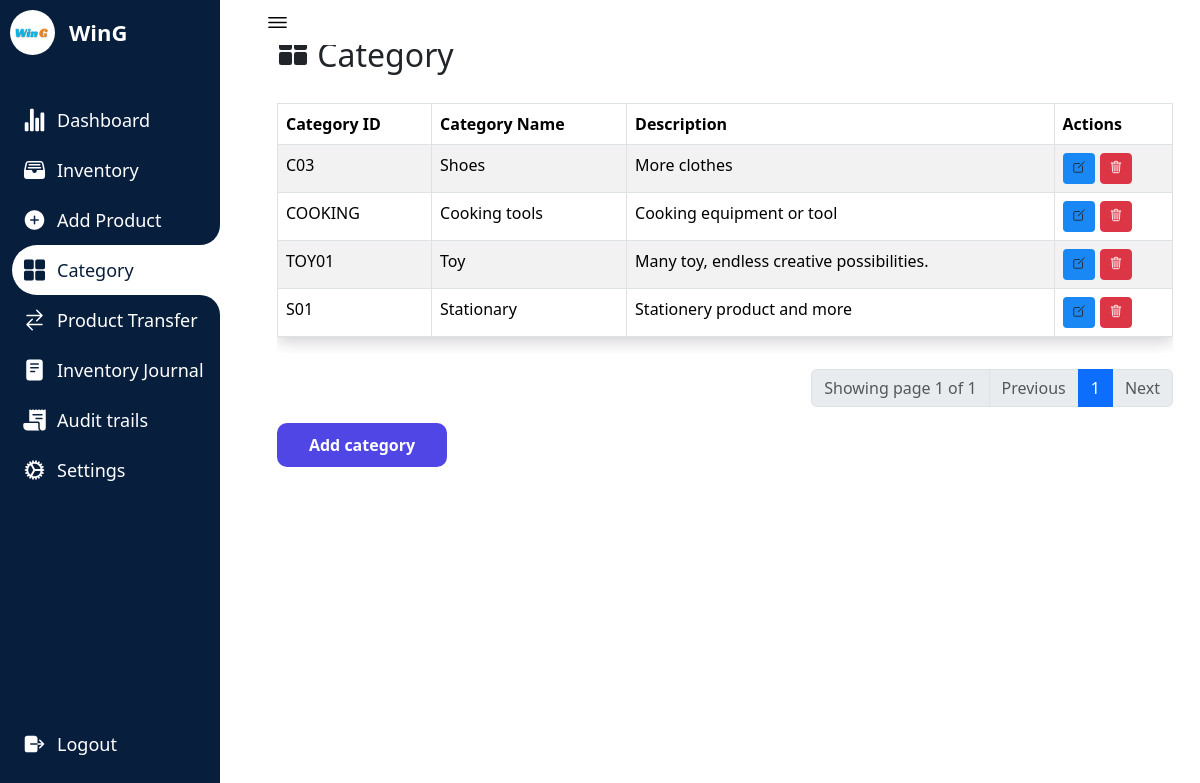
The page /Category.php (signed in) on the database its author committed.
### tables this page shows
CREATE TABLE IF NOT EXISTS `companyprofile` (
  `id` int(11) NOT NULL AUTO_INCREMENT,
  `name` varchar(250) NOT NULL,
  `profilepicture` varchar(1000) DEFAULT NULL,
  PRIMARY KEY (`id`)
);

CREATE TABLE IF NOT EXISTS `category` (
  `categoryid` varchar(250) NOT NULL,
  `categoryname` varchar(250) NOT NULL,
  `categorydescription` varchar(250) NOT NULL,
  PRIMARY KEY (`categoryid`)
);

### Category.php (the view, shortened to what this page needs)
<?php
require_once "config.php";
$companyId = 1;
$query = "SELECT * FROM companyprofile WHERE id = ?";
$stmt = mysqli_prepare($conn, $query);
mysqli_stmt_bind_param($stmt, "i", $companyId);
mysqli_stmt_execute($stmt);
$result = mysqli_stmt_get_result($stmt);
$companyProfile = mysqli_fetch_assoc($result);
$companyProfileImagePath = $companyProfile['profilepicture'];
$companyName = $companyProfile['name'];
?>
<!DOCTYPE html>
<html lang="en">
<head>
    <link rel="stylesheet" href="testin3.css">
    <link href="https://cdn.jsdelivr.net/npm/bootstrap@5.3.1/dist/css/bootstrap.min.css" rel="stylesheet">
</head>
<nav>
<div class="logo">
<div class="logo-image">
    <?php
    if (!empty($companyProfileImagePath)) {
        echo '<img src="' . $companyProfileImagePath . '" alt="Company Logo" class="logoimage">';
    } else {
        echo '<img src="path/to/placeholder/image.jpg" alt="No Image" style="">';
    }
    ?>
</div>
    <div class="logo-name">
    <?php echo $companyName; ?>
    </div>
</div>
        <div class="menu-items">
            <ul class="navLinks">
            <li class="navList">
    <a href="Dashboard.php">
    <ion-icon name="stats-chart"></ion-icon>
        <span class="links">Dashboard</span>
    </a>
</li>
<li class="navList">
    <a href="Inventory.php">
        <ion-icon name="file-tray-full"></ion-icon>
        <span class="links">Inventory</span>
    </a>
</li>
<li class="navList">
    <a href="Product.php">
        <ion-icon name="add-circle"></ion-icon>
        <span class="links">Add Product</span>
    </a>
</li>
    <li class="navList active">
        <a href="Category.php">
            <ion-icon name="grid"></ion-icon>
            <span class="links">Category</span>
        </a>
    </li>
    <li class="navList">
        <a href="Order.php">
        <ion-icon name="swap-horizontal"></ion-icon>
            <span class="links">Product Transfer</span>
        </a>
    </li>
    <li class="navList">
        <a href="Reports.php">
            <ion-icon name="reader"></ion-icon>
            <span class="links">Inventory Journal</span>
        </a>
    </li>
    <li class="navList">
        <a href="audittrails.php">
        <ion-icon name="receipt"></ion-icon>
            <span class="links">Audit trails</span>
        </a>
    </li>
    <li class="navList">
        <a href="Settings.php">
            <ion-icon name="cog"></ion-icon>
            <span class="links">Settings</span>
        </a>
    </li>
            </ul>
            <ul class="bottom-link">
                <li>
                <a href="logout.php">
                    <ion-icon name="log-out"></ion-icon>
                    <span class="links">Logout</span>
                </a>
                </li>
        </div>
    </nav>
    <section class="dashboard">
        <div class="top">
            <ion-icon class="navToggle" name="menu-outline"></ion-icon>
        </div>
         <div class="content-wrapper">
            <div class="container">
                <div class="row">
                    <div class="col-lg-12 col-offset-2">
                        <div class="page-header">
                            <h2><ion-icon name="grid"></ion-icon>     Category</h2>
                        </div>
        <div class="row">
            <div class="col-md-12">
                <div class="table-responsive" style="margin-top:20px;">
                    <table class="table table-bordered table-striped">
                        <thead>
                            <th>Category ID</th>
                            <th>Category Name</th>
                            <th>Description</th>
                            <th>Actions</th>
                        </thead>
                        <tbody>
                            <?php
                            require_once "config.php";
                            if(isset($_GET['page_no']) && $_GET['page_no']!=""){
                                $page_no=$_GET['page_no'];
                            }else{
                                $page_no=1;
                            }
                            $total_records_per_page=8;
                            $offset=($page_no-1)* $total_records_per_page;
                            $previous_page=$page_no-1;
                            $next_page=$page_no+1;
                            $result_count=mysqli_query($conn,"SELECT COUNT(*) as total_records FROM category");
                            $total_records=mysqli_fetch_array($result_count);
                            $total_records=$total_records['total_records'];
                            $total_no_of_pages=ceil($total_records / $total_records_per_page);
                            $sql=mysqli_query($conn, "SELECT * FROM category LIMIT $offset, $total_records_per_page");
                            $row=mysqli_num_rows($sql);
                            if($row >0){
                                while($row =mysqli_fetch_array($sql)){
                                    ?>
                                    <tr>
                                        <td><?php echo $row['categoryid'];?></td>
                                        <td><?php echo $row['categoryname'];?></td>
                                        <td><?php echo $row['categorydescription'];?></td>
                                        <td>
                                            <a href="editcategory.php?editid=<?php echo htmlentities($row['categoryid']);?>" class="btn btn-sm" style="background-color:#1988F5; margin-right:5px;"> <ion-icon name="create-outline"></ion-icon>
                                            <a href="Category.php?delid=<?php echo htmlentities($row['categoryid']);?>" onClick="confirmDelete(); return false;" class="btn btn-danger btn-sm"><ion-icon name="trash-outline"></ion-icon></a>
</a>
                                        </td>
                                    </tr>
                                    <?php
                                }
                            }
                            ?>
                        </tbody>
                    </table>
                </div>
                <ul class="pagination justify-content-end mt-3">
    <li class="page-item disabled">
        <span class="page-link">Showing page <?php echo $page_no . " of " . $total_no_of_pages; ?></span>
    </li>
    <li class="page-item <?php if ($page_no <= 1) echo 'disabled'; ?>">
        <a class="page-link" <?php if ($page_no > 1) echo "href='?page_no=$previous_page'"; ?>>Previous</a>
    </li>
    <?php
    if ($total_no_of_pages <= 10) {
        for ($counter = 1; $counter <= $total_no_of_pages; $counter++) {
            echo "<li class='page-item ";
            echo ($counter == $page_no) ? "active'>" : "'>";
            echo "<a class='page-link' href='?page_no=$counter'>$counter</a></li>";
        }
    }
    ?>
    <li class="page-item <?php if ($page_no >= $total_no_of_pages) echo 'disabled'; ?>">
        <a class="page-link" <?php if ($page_no < $total_no_of_pages) echo "href='?page_no=$next_page'"; ?>>Next</a>
    </li>
</ul>
<a href="addcategory.php" class="allButton">Add category</a>
            </div>
        </div>
    </div>
</div>
    </section>
</body>
</html>

### testin3.css (style rules this page uses)
* { margin: 0; padding: 0; box-sizing: border-box; }
:root { --primary-color:#071e3d; --nav-color: #071e3d; --dash-color: #fff; --logo-color: #fff; --text-color: #000; --text-color-light: #333; --white: #fff; --border-color: #ccc; --toggle-color: #fff; --title-icon-color: #fff; --time-03: all 0.3s linear; --time-02: all 0.2s linear; }
nav { position: fixed; top: 0; left: 0; height: 100%; width: 220px; background-color: var(--nav-color); padding: 10px 0 10px 10px; transition: var(--time-03); }
nav .logo { display: flex; align-items: center; }
.logoimage { border-radius:50%; }
nav .logo-image { width: 45px; height: 45px; border-radius: 50%; }
nav .logo-image img { width: 45px; height: 45px; object-fit: cover; }
nav .logo .logo-name { font-size: 22px; font-weight: 600; color: var(--logo-color); margin-left: 14px; white-space: nowrap; transition: var(--time-02); }
nav .menu-items { margin-top: 40px; display: flex; flex-direction: column; height: calc(100% - 90px); justify-content: space-between; }
nav .menu-items li { list-style: none; }
nav .menu-items li a { display: flex; align-items: center; margin-left:-30px; height: 50px; text-decoration: none; }
nav .menu-items li.active a { border-top-left-radius: 25px; border-bottom-left-radius: 25px; position: relative; }
nav .menu-items li a ion-icon { color: var(--white); font-size: 24px; min-width: 45px; }
nav .menu-items li a .links { font-size: 18px; color: var(--white); transition: var(--time-02); }
nav .menu-items li.active a { background-color: var(--dash-color); }
nav .menu-items li.active a:before { content: ''; position: absolute; width: 40px; height: 40px; right: 0; top: -40px; border-radius: 50%; box-shadow: 20px 20px var(--dash-color); pointer-events: none; }
nav .menu-items li.active a:after { content: ''; position: absolute; width: 40px; height: 40px; right: 0; bottom: -40px; border-radius: 50%; box-shadow: 20px -20px var(--dash-color); pointer-events: none; }
nav .menu-items li.active a .links { color: var(--primary-color); }
nav .menu-items li.active a ion-icon { color: var(--primary-color); }
.dashboard { position: relative; left: 250px; width: calc(100% - 250px); min-height: 100vh; background-color: var(--dash-color); padding: 10px 15px; transition: var(--time-03); }
.dashboard .top { position: fixed; background-color: var(--dash-color); display: flex; justify-content: space-between; align-items: center; left: 250px; top: 0; padding: 10px 15px; width: calc(100% - 250px); transition: var(--time-03); z-index: 100; }
.dashboard .top .navToggle { font-size: 25px; color: var(--text-color); cursor: pointer; }
.container { padding:1%; background-color: white; margin-top:5%; transition: border-radius 0.5s cubic-bezier(0.175, 0.885, 0.32, 1.275); }
.content-wrapper { margin-top:-30px; }
.dashboard .content-wrapper { top: 0; transition: var(--time-03); }
table { box-shadow: 0 4px 16px rgba(0, 0, 0, 0.2); }
.allButton { display: inline-block; padding: 10px 20px; text-decoration: none; color: #fff; background-color:#4F46E5; border-radius:10px; width:170px; text-align:center; font-weight: bold; }

### rows shown on the page
companyprofile: profilepicture (picture), name "WinG"
category: categoryid "C03", categoryname "Shoes", categorydescription "More clothes"
category: categoryid "COOKING", categoryname "Cooking tools", categorydescription "Cooking equipment or tool"
category: categoryid "TOY01", categoryname "Toy", categorydescription "Many toy, endless creative possibilities."
category: categoryid "S01", categoryname "Stationary", categorydescription "Stationery product and more"

### other values the page prints
$page_no "1"
$total_no_of_pages "1"
